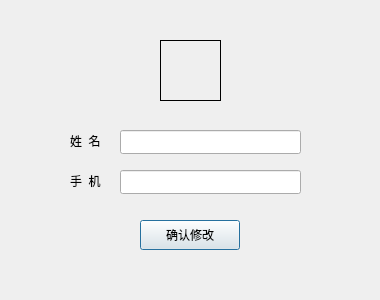
<?xml version="1.0" encoding="UTF-8"?>
<ui version="4.0">
 <class>modifyinf</class>
 <widget class="QDialog" name="modifyinf">
  <property name="geometry">
   <rect>
    <x>0</x>
    <y>0</y>
    <width>380</width>
    <height>300</height>
   </rect>
  </property>
  <property name="maximumSize">
   <size>
    <width>380</width>
    <height>300</height>
   </size>
  </property>
  <property name="windowTitle">
   <string>Dialog</string>
  </property>
  <widget class="QLabel" name="label_3">
   <property name="geometry">
    <rect>
     <x>70</x>
     <y>170</y>
     <width>41</width>
     <height>21</height>
    </rect>
   </property>
   <property name="text">
    <string>手  机</string>
   </property>
  </widget>
  <widget class="QLabel" name="label">
   <property name="geometry">
    <rect>
     <x>160</x>
     <y>40</y>
     <width>61</width>
     <height>61</height>
    </rect>
   </property>
   <property name="frameShape">
    <enum>QFrame::Panel</enum>
   </property>
   <property name="text">
    <string/>
   </property>
  </widget>
  <widget class="QLineEdit" name="lineEdit_2">
   <property name="geometry">
    <rect>
     <x>120</x>
     <y>170</y>
     <width>181</width>
     <height>24</height>
    </rect>
   </property>
  </widget>
  <widget class="QLineEdit" name="lineEdit">
   <property name="geometry">
    <rect>
     <x>120</x>
     <y>130</y>
     <width>181</width>
     <height>24</height>
    </rect>
   </property>
  </widget>
  <widget class="QLabel" name="label_2">
   <property name="geometry">
    <rect>
     <x>70</x>
     <y>130</y>
     <width>41</width>
     <height>21</height>
    </rect>
   </property>
   <property name="text">
    <string>姓  名</string>
   </property>
  </widget>
  <widget class="QPushButton" name="pushButton">
   <property name="geometry">
    <rect>
     <x>140</x>
     <y>220</y>
     <width>100</width>
     <height>30</height>
    </rect>
   </property>
   <property name="cursor">
    <cursorShape>PointingHandCursor</cursorShape>
   </property>
   <property name="text">
    <string>确认修改</string>
   </property>
  </widget>
  <widget class="QPushButton" name="pushButton_2">
   <property name="geometry">
    <rect>
     <x>160</x>
     <y>40</y>
     <width>61</width>
     <height>61</height>
    </rect>
   </property>
   <property name="cursor">
    <cursorShape>PointingHandCursor</cursorShape>
   </property>
   <property name="text">
    <string/>
   </property>
   <property name="flat">
    <bool>true</bool>
   </property>
  </widget>
 </widget>
 <resources/>
 <connections/>
</ui>
